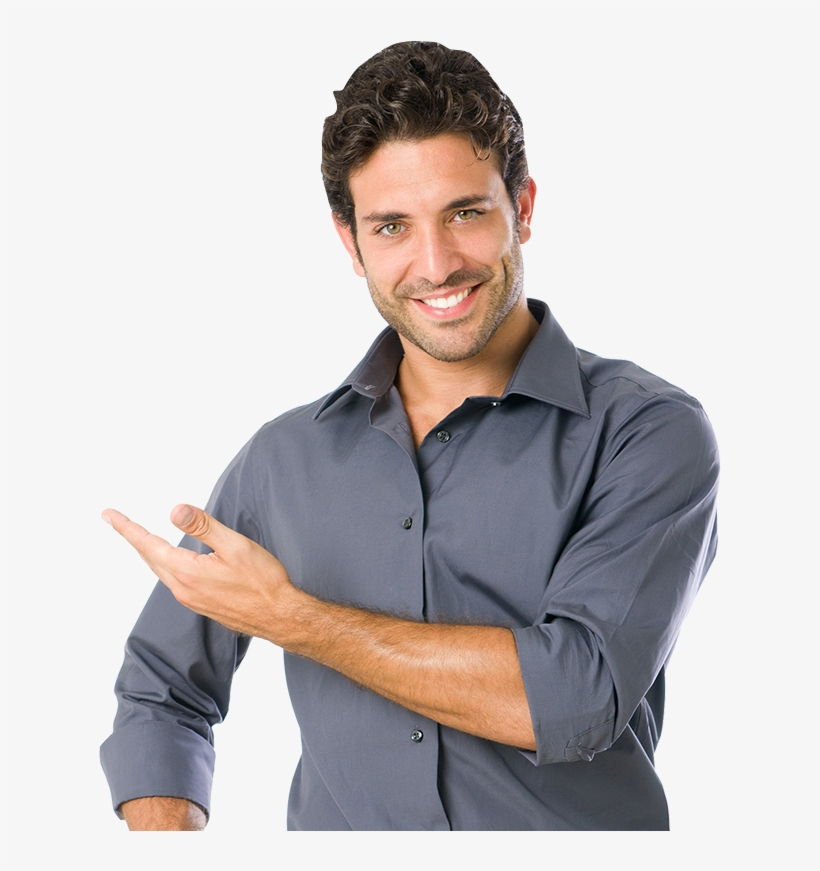
#> input picture face.png, 820 x 871 px
$ python Facedetection_img_python.py
#> lines starting #> are read from the running program, lines starting #| are printed output that depends on the picture; after the words box and inside, x2 and y2 are one past the last pixel; in counts of white or black regions, pixels touching at a corner belong together
import cv2
trained_face_data = cv2.CascadeClassifier('haarcascade_frontalface_default.xml')
#change face.png to the name of the desired png file. Should be in the same directory
img = cv2.imread('face.png')
#> img is the input picture: shape (871, 820, 3); mean B, G, R 193.1, 193, 198.2
grayscaled_img = cv2.cvtColor(img,cv2.COLOR_BGR2GRAY)
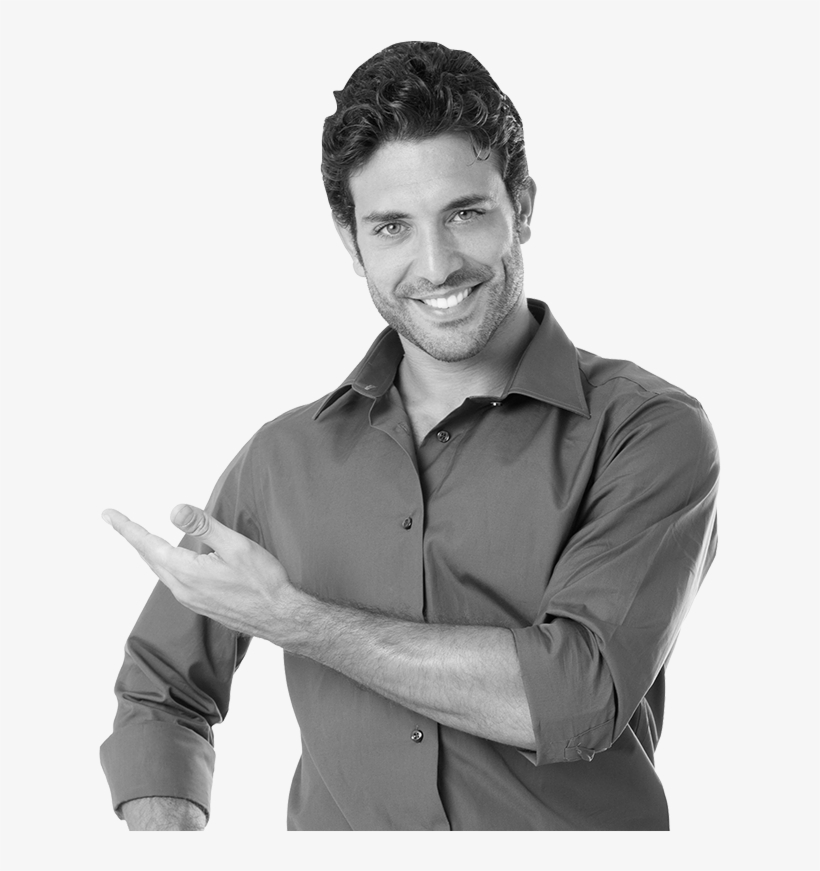
#> grayscaled_img: shape (871, 820); min 1, max 248, mean 194.6
face_coordinates = trained_face_data.detectMultiScale(grayscaled_img)
#> face_coordinates = [[322, 132, 218, 218]]
for (x,y,w,h) in face_coordinates:
    cv2.rectangle(img,(x,y),(x+w,y+h),(0,255,0),10)
#> this loop made 1 pass
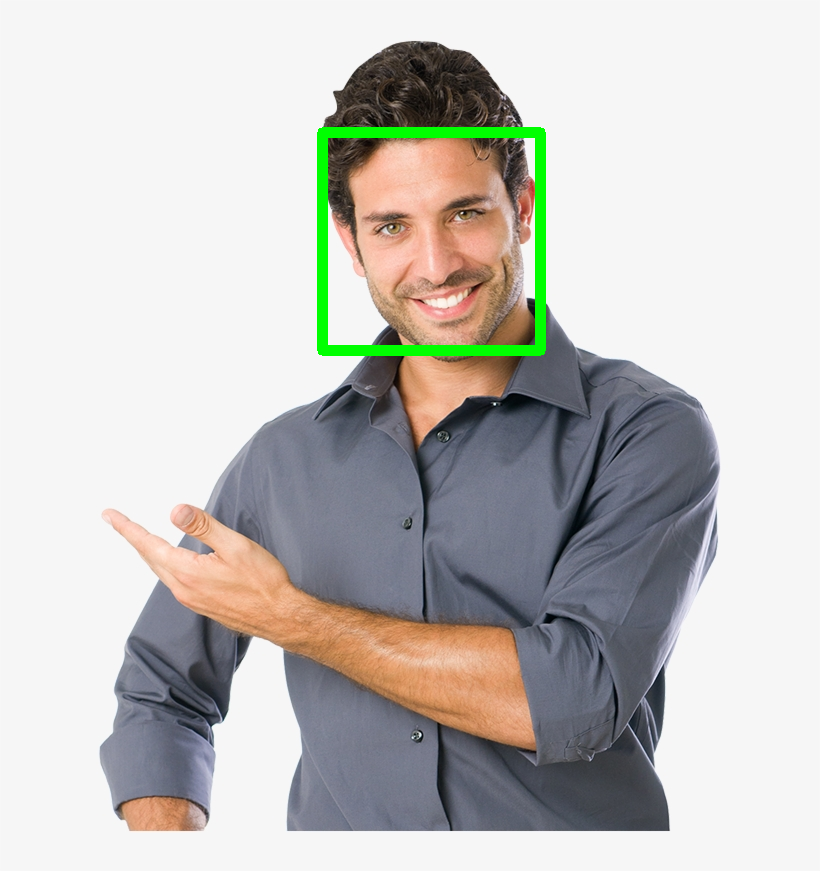
#> img: shape (871, 820, 3); 1.34% of pixels changed, all inside (x1, y1, x2, y2) = (317, 127, 546, 356)
cv2.imshow('Face detector',img)
cv2.waitKey()
